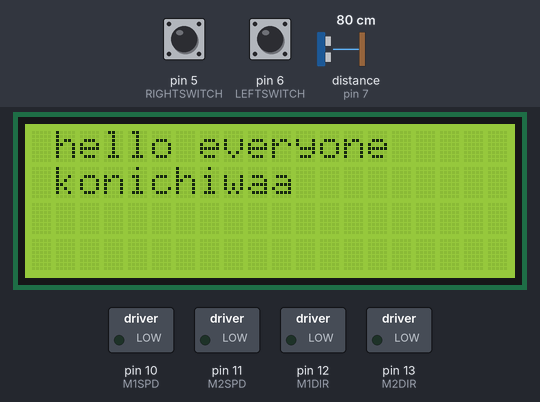
Simulated run of this sketch. Board: Arduino Uno, built with avr-gcc and run on an emulated ATmega328P. Parts: 20×4 character LCD, switched loads named in the sketch (green lamp = pin HIGH). Dashed ring = blinking. The inputs (shaded band) are chosen by the test bench; at power-on: pin 5 (RIGHTSWITCH) HIGH, pin 6 (LEFTSWITCH) HIGH, distance to the obstacle (sensor on pin 7) 80 cm. The echo pulse lasts 58.3 µs per cm; pins used as bus, display or sensor lines are not drawn; what the sketch prints to the serial monitor is not drawn.

Above: at 5.9 s.
6.0 s: pin 5 (RIGHTSWITCH) pulled LOW for 0.15 s
At 8.3 s:
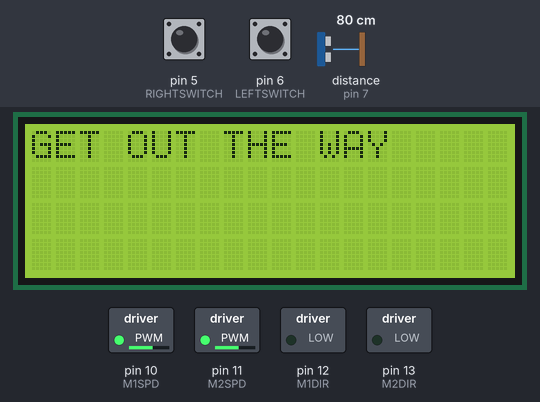
9.1 s: pin 6 (LEFTSWITCH) pulled LOW for 0.15 s
At 10.1 s:
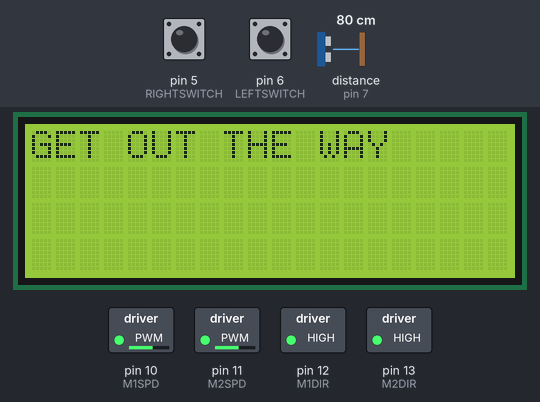
12.2 s: pin 5 (RIGHTSWITCH) pulled LOW for 1 s
At 13.9 s:
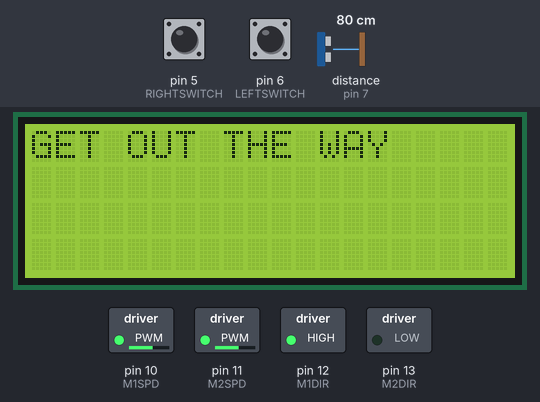
15.5 s: pin 5 (RIGHTSWITCH) pulled LOW for 3.2 s
At 16.5 s:
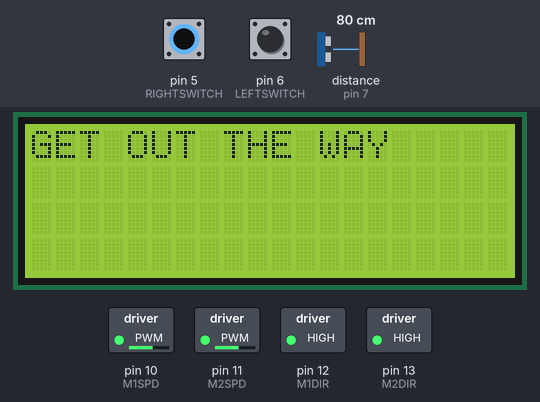
23.7 s: pin 6 (LEFTSWITCH) pulled LOW for 1 s
At 25.3 s:
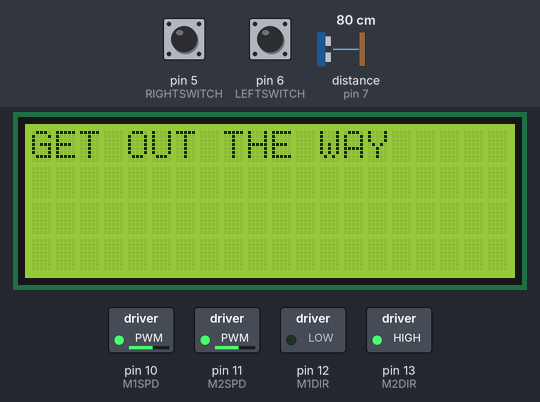
Timing chart, 0 to 27.1 s (numbered marks = the images above; inputs shaded):
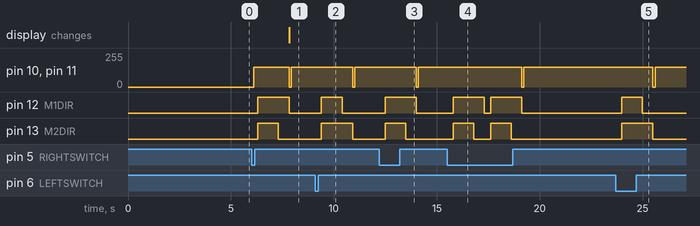

The sketch:

Walrus_Programming_Instructions.ino
```cpp
//#include <NewPing.h>
#include <LiquidCrystal_I2C.h>
#include <Wire.h>
#include <Adafruit_SSD1306.h>
#include <splash.h>

/*
   "Bump-N-Go" By LeRoy Miller Dec 2017
   for Keyes L-298P Shield.

   Uses the switches to detect bumps, moves the robot backwards
   and turns in the robot left or right, based on switch pressed
   starts the robot moving forward again.

   If your Motors move in the wrong direction, switch the wires
   for that motor.
   Program waits for the RIGHT switch to be pressed before
   moving the motors. Once the "Dance" is done, the program
   waits again for the RIGHT switch to be pressed, and starts
   over again.
*/

#define OLED_RESET 15
Adafruit_SSD1306 display(OLED_RESET);
#define SSD1306_LCDHEIGHT 64
#if (SSD1306_LCDHEIGHT != 64)
#error("Height incorrect, please fix Adafruit_SSD1306.h!");
#endif

#define RIGHTSWITCH 5 //D5 Blue Connector Marked "G"
#define LEFTSWITCH 6 //D6 Blue Connector Marked "B"

#define ECHOPIN 7
#define TRIGPIN 8

#define BUZZER 9 //D4

#define M1SPD 10 //D10 PWM M1 speed pin
#define M2SPD 11 //D11 PWM M2 speed pin
#define M2DIR 13 //D13 PWM M2 direction
#define M1DIR 12 //D12 M1 direction

long duration;
int distance;
int lowspd = 100; //PWM for stall of motors
//changing this speed will change how fast or slow your robot goes
//This is PWM the motors will run at.
int setspd = 150;
int printIncrement = 0;

//constructor for the lcd screen
LiquidCrystal_I2C lcd(0x27, 20, 4);

void setup() {
  //printing starting message that will continue to appear until a switch is hit
  //do not change any of this besides the message
  pinMode(TRIGPIN, OUTPUT);
  pinMode(ECHOPIN, INPUT);
  lcd.init();
  lcd.init();
  lcd.backlight();
  lcd.setCursor(1, 0);
  //change the "hello everyone" and "konichiwaa" to a different message if you would like
  lcd.print("hello everyone");
  lcd.setCursor(1, 1);
  lcd.print("konichiwaa");
  delay(5000);

  //allows you to run your serial monitor to see if your sensor is working correctly
  Serial.begin(9600);
  Serial.println("Starting Up...");
  pinMode(LEFTSWITCH, INPUT_PULLUP);
  pinMode(RIGHTSWITCH, INPUT_PULLUP);
  pinMode(M1SPD, OUTPUT);
  pinMode(M2SPD, OUTPUT);
  pinMode(M1DIR, OUTPUT);
  pinMode(M2DIR, OUTPUT);
  stop();

  //to start the robot the right switch needs to be hit
  //the robot will then dance and move as normal
  while (digitalRead(RIGHTSWITCH) == HIGH) {
    delay(1);
    //Waiting for RIGHTSWITCH Button to be pushed to continue
  }
}

void loop() {
  delay(100);
  //getting and printing the distance to an object in the serial monitor
  float ultraSonicDistanceCm = getUltrasonicDistanceInCm();
  Serial.print("Distance (cm): ");
  Serial.println(ultraSonicDistanceCm);
  setSpd(setspd, setspd); //set the PWM for motor1 and motor2
  //can be used to set different speeds and cause turns
  //this is not a direction control.
  Forward();
  if (digitalRead(LEFTSWITCH) == LOW || digitalRead(RIGHTSWITCH) == LOW) {
    int left = digitalRead(LEFTSWITCH);
    int right = digitalRead(RIGHTSWITCH);
    for (int i = 0; i < 2; i++) {
      delay(100);
    }
    Backward();
    delay(1000);
    if (left == 0) {
      Right();
      delay(500);
    }
    if (right == 0) {
      Left();
      delay(500);
    }
    //can change this message to say whatever you would like after one of the switches is hit
    if (digitalRead(RIGHTSWITCH) == HIGH || digitalRead(LEFTSWITCH) == HIGH) {
      lcd.clear();
      lcd.print("GET OUT THE WAY");
    }
    if (digitalRead(RIGHTSWITCH) == HIGH && digitalRead(LEFTSWITCH) == HIGH) {
      stop();
    }

    if(distance < 1000 && digitalRead(RIGHTSWITCH) == LOW && digitalRead(LEFTSWITCH) == LOW){
      Backward();
      Right();

    }

  }

  Forward();

  //start over

}

void stop() {
  analogWrite(M1SPD, 0);
  digitalWrite(M1DIR, LOW);
  analogWrite(M2SPD, 0);
  digitalWrite(M2DIR, LOW);
}

void setSpd(int m1, int m2) {
  if (m1 < lowspd) {
    m1 = lowspd;
  }
  if (m2 < lowspd) {
    m2 = lowspd;
  }
  if (m1 > 255) {
    m1 = 255;
  }
  if (m2 > 255) {
    m2 = 255;
  }
  analogWrite(M1SPD, m1);
  analogWrite(M2SPD, m2);
}
void Forward() {
  digitalWrite(M1DIR, LOW);
  digitalWrite(M2DIR, LOW);
}

void Backward() {
  digitalWrite(M1DIR, HIGH);
  digitalWrite(M2DIR, HIGH);
}

void Left() {
  digitalWrite(M1DIR, HIGH);
  digitalWrite(M2DIR, LOW);
}

void Right() {
  digitalWrite(M1DIR, LOW);
  digitalWrite(M2DIR, HIGH);
}

void playCharge() {
  int note[] = {262, 262, 392, 523, 392, 523};
  int duration[] = {100, 100, 100, 300, 100, 300};
  for (int thisNote = 0; thisNote < 6; thisNote ++) {
    // play the next note:
    tone(BUZZER, note[thisNote]);
    // hold the note:
    delay(duration[thisNote]);
    // stop for the next note:
    noTone(BUZZER);
    delay(25);
  }
}
float getUltrasonicDistanceInCm () {
  digitalWrite(TRIGPIN, LOW);
  delayMicroseconds(5);
  digitalWrite(TRIGPIN, HIGH);
  delayMicroseconds(10);
  digitalWrite(TRIGPIN, LOW);
  pinMode(ECHOPIN, INPUT);

  float duration = pulseIn(ECHOPIN, HIGH);
  float cm = (duration / 2) / 29.1;


  return cm;
}
```

Measured:
- after the input at 6.0 s, pin 10 (M1SPD), pin 11 (M2SPD): 0/255 → 150/255 after 0.11 s, → 0/255 1.7 s later, → 150/255 0.11 s later; pin 12 (M1DIR): LOW → HIGH after 0.31 s, → LOW 1.5 s later; pin 13 (M2DIR): LOW → HIGH after 0.31 s, → LOW 1.0 s later; the display: changes after 1.8 s (image 1)
- after the input at 9.1 s, pin 10 (M1SPD), pin 11 (M2SPD): 150/255 → 0/255 after 1.8 s, → 150/255 0.11 s later; pin 12 (M1DIR): LOW → HIGH after 0.30 s, → LOW 1.0 s later; pin 13 (M2DIR): LOW → HIGH after 0.30 s, → LOW 1.5 s later
- after the input at 12.2 s, pin 10 (M1SPD), pin 11 (M2SPD): 150/255 → 0/255 after 1.8 s, → 150/255 0.11 s later; pin 12 (M1DIR): LOW → HIGH after 0.29 s, → LOW 1.5 s later; pin 13 (M2DIR): LOW → HIGH after 0.29 s, → LOW 1.0 s later
- after the input at 15.5 s, pin 10 (M1SPD), pin 11 (M2SPD): 150/255 → 0/255 after 3.6 s, → 150/255 0.11 s later; pin 12 (M1DIR): alternates HIGH for 1.5 s and LOW for 0.31 s, 4 changes in all, then stays LOW, starting after 0.29 s; pin 13 (M2DIR): alternates HIGH for 1.0 s and LOW for 0.82 s, 4 changes in all, then stays LOW, starting after 0.29 s
- after the input at 23.7 s, pin 10 (M1SPD), pin 11 (M2SPD): 150/255 → 0/255 after 1.8 s, → 150/255 0.11 s later; pin 12 (M1DIR): LOW → HIGH after 0.29 s, → LOW 1.0 s later; pin 13 (M2DIR): LOW → HIGH after 0.29 s, → LOW 1.5 s later
